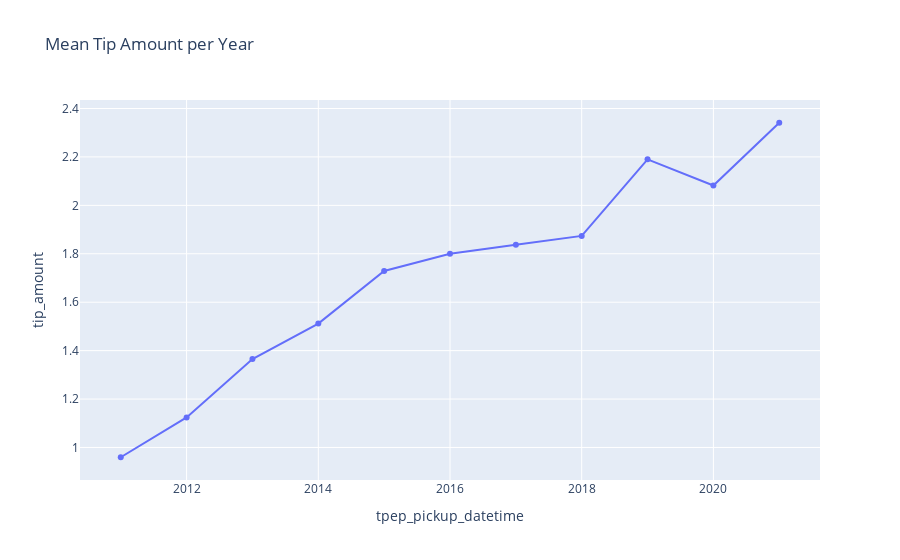

The notebook cell this image was saved under:
### Code cell
import plotly.express as px

fig = px.line(
    df, 
    x="tpep_pickup_datetime", 
    y="tip_amount", 
    title="Mean Tip Amount per Year",
    markers=True,
    
)

fig.show()

### Figure 1 — Plotly figure (JSON) as saved in the notebook; plotly's stock layout.template omitted (floating-point values rounded to 4 significant figures)
{"data": [{"hovertemplate": "tpep_pickup_datetime=%{x}<br>tip_amount=%{y}<extra></extra>", "legendgroup": "", "line": {"color": "#636efa", "dash": "solid"}, "marker": {"symbol": "circle"}, "mode": "lines+markers", "name": "", "orientation": "v", "showlegend": false, "type": "scatter", "x": [2011, 2012, 2013, 2014, 2015, 2016, 2017, 2018, 2019, 2020, 2021], "xaxis": "x", "y": [0.9597, 1.124, 1.365, 1.512, 1.729, 1.8, 1.837, 1.874, 2.19, 2.082, 2.341], "yaxis": "y"}], "layout": {"autosize": true, "legend": {"tracegroupgap": 0}, "title": {"text": "Mean Tip Amount per Year"}, "xaxis": {"anchor": "y", "autorange": true, "domain": [0, 1], "range": [2010.0, 2022.0], "title": {"text": "tpep_pickup_datetime"}, "type": "linear"}, "yaxis": {"anchor": "x", "autorange": true, "domain": [0, 1], "range": [0.8457, 2.455], "title": {"text": "tip_amount"}, "type": "linear"}}}
